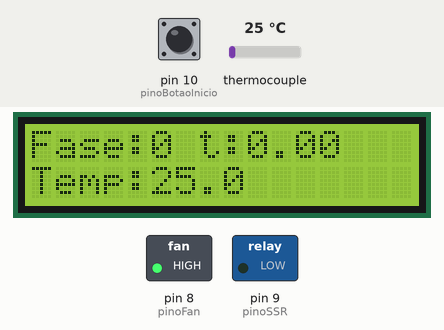
A sketch run on a simulated Arduino Uno, built with avr-gcc and run on an emulated ATmega328P. On the bench: 16×2 character LCD, switched loads named in the sketch (green lamp = pin HIGH). The inputs (shaded band) are chosen by the test bench; at power-on: pin 10 (pinoBotaoInicio) HIGH, thermocouple 25 °C. What the sketch prints to the serial monitor is not drawn.

Above: at 1.2 s.
1.3 s: pin 10 (pinoBotaoInicio) pulled LOW for 0.6 s
At 1.83 s:
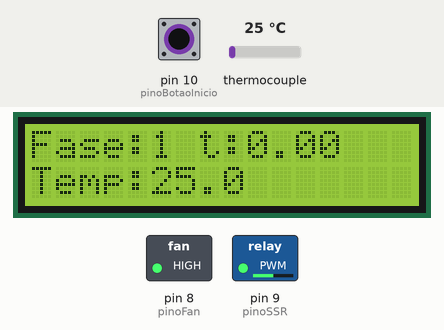
4.5 s: thermocouple set to 6 °C
At 4.83 s:
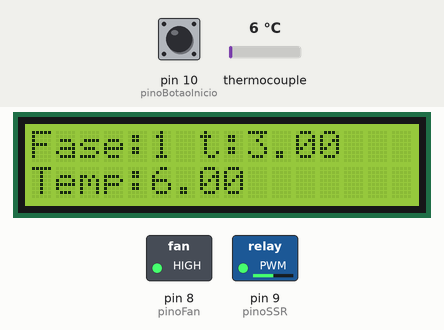
6.0 s: thermocouple set to 150 °C
At 6.84 s:
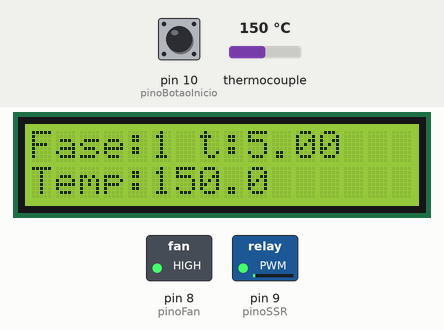
9.0 s: thermocouple set to 75 °C
At 9.34 s:
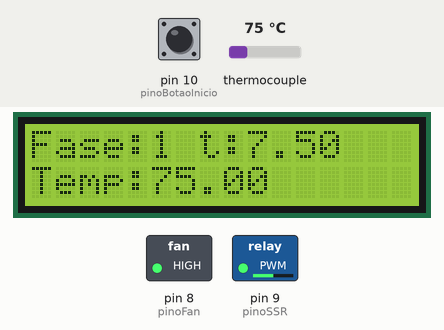
Timing chart, 0 to 11.5 s (numbered marks = the images above; inputs shaded):
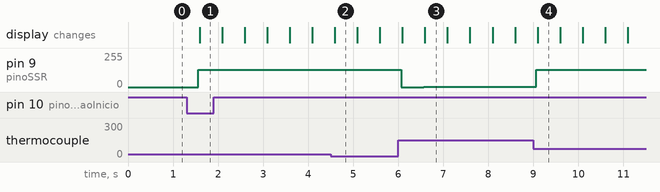

The sketch:

FunBots_ReflowPID_1.0.ino
```cpp
/*

  Programa para Controle PID de Estação de Solda Reflow

      Vídeos de referência:
        - Controle PID de Ventilador: https://youtu.be/K0G01H5wj1Y
        - Solda Reflow: https://youtu.be/JNrhAweeBnA
        - SSR: https://youtu.be/hI_d4a834PE

      Componentes:
        - Arduino Uno ou outro qualquer
        - Base aquecida para Reflow de 220V/400W
        - Módulo MAX6675 com termopar
        - SSR de 40A
        - Fan e Módulo Relê
        - Display LCD 16x2 I2C
        - Botão tipo táctil

      Versão 1.0 - Versão inicial - 3/Jul/2022

 *    * Criado por Cleber Borges - FunBots - @cleber.funbots  *     *

      Instagram: https://www.instagram.com/cleber.funbots/
      Facebook: https://www.facebook.com/cleber.funbots
      YouTube: https://www.youtube.com/channel/UCKs2l5weIqgJQxiLj0A6Atw
      Telegram: https://t.me/cleberfunbots

   *** Tempos e Temperaturas de cada Fase ***

   Fase 1 - Pre-Heater
   Temp = 150 DGC (130-180)
   Duração = 180 seg (90-180)

   Fase 2 - Reflow
   Temp = 230 DGC (183-245)
   Duração = 90 seg (60-90)

   Fase 3 - Pos-Reflow
   Temp = 245 DGC (225-245)
   Duração = 30 seg (10-30)

   Fonte: https://www.youtube.com/watch?v=Ffji0cagLpk

*/


// Inclusão de Bibliotecas
#include <Wire.h>
#include <LiquidCrystal_I2C.h>
#include <PID_v1.h>
#include "max6675.h"
#include "TimerOne.h"

// Pinos
const int pinoSO = 5;
const int pinoCS = 6;
const int pinoCLK = 7;
const int pinoSSR = 9;
const int pinoFan = 8;
const int pinoBotaoInicio = 10;

// Declara objeto para ler termopar
MAX6675 termopar(pinoCLK, pinoCS, pinoSO);

//Inicializa o display no endereco 0x27
LiquidCrystal_I2C lcd(0x27, 16, 2);

// Constantes do Controle PID
const int MIN_PWM = 0;
const int MAX_PWM = 512;
const float KP = 25;
const float KI = .05;
const float KD = .05;

// Variáveis para Controle de Temperatura
double pwmSSR = 0;
double tempPlate = 0;
double TempSetpoint[4] = {0, 150, 230, 245};
double TempSetpointAtual = 0;
int fase = 0;
float tempo = 0.0;
bool estadoBotao = false;

// PID
PID reflowPID(&tempPlate, &pwmSSR, &TempSetpointAtual, KP, KI, KD, DIRECT);

// Variáveis para temporização
unsigned long tempoInicio = 0;
unsigned long tempoFim = 0;
unsigned long tempoInicioFaseAtual = 0;
unsigned long tempoFaseAtual = 0;
const long tempoLoop = 500;
const long tempoFase[5] = {0, 180000, 90000, 30000, 1000};

void setup() {
  // Inicia Wire I2C
  Wire.begin();

  //Inicializa display
  lcd.init();
  lcd.setBacklight(HIGH);

  // Inicia Serial
  Serial.begin(9600);

  // Configura Pinos
  pinMode(pinoSSR, OUTPUT);
  pinMode(pinoFan, OUTPUT);
  pinMode(pinoBotaoInicio, INPUT_PULLUP);

  digitalWrite(pinoFan, HIGH);

  // Inicia Timer 1 com periodo de 3 segundos
  Timer1.initialize(3000000);

  // Inicia Temp Setpoint com fase 0;
  TempSetpointAtual = TempSetpoint[fase];

  // Configura controle PID
  reflowPID.SetOutputLimits(MIN_PWM, MAX_PWM);
  reflowPID.SetMode(AUTOMATIC);

}


void loop() {
  tempoInicio = millis();

  // Leitura do botao de inicio
  estadoBotao = !digitalRead(pinoBotaoInicio);

  // Leitura do termopar em Celsius
  tempPlate = termopar.readCelsius();

  if (estadoBotao || (fase > 0 && fase < 4)) {

    if (fase == 0) {
      fase++;
      tempoInicioFaseAtual = millis();
    }

    // Reconfigura PWM Máximo apenas para fase 2 e 3
    if (fase == 2 || fase == 3) {
      reflowPID.SetOutputLimits(MIN_PWM, 1023);
    } else {
      reflowPID.SetOutputLimits(MIN_PWM, MAX_PWM);
    }

    if (fase == 3 && tempo > 290) {
      digitalWrite(pinoFan, LOW);
    } else {
      digitalWrite(pinoFan, HIGH);
    }

    // Seta Setpoint com temperatura da fase corrente
    TempSetpointAtual = TempSetpoint[fase];
    // Calcula o PWM para o SSR conforme Controle PID
    reflowPID.Compute();
    // Aciona SSR com PWM calculado
    Timer1.pwm(pinoSSR, pwmSSR);

    tempoFaseAtual = millis();
    if ((tempoFaseAtual - tempoInicioFaseAtual) > tempoFase[fase]) {
      fase++;
      tempoInicioFaseAtual = millis();
    }

  } else if (fase == 4) {

    // COOL DOWN
    digitalWrite(pinoFan, LOW);
    pwmSSR = 0;
    Timer1.pwm(pinoSSR, pwmSSR);
    if (tempo > 400) fase++;

  } else {

    // Aguardando pressionar botão para Iniciar o processo de Reflow
    if (tempPlate > 80) {
      digitalWrite(pinoFan, LOW);
    } else {
      digitalWrite(pinoFan, HIGH);
    }

  }

  lcd.setCursor(0, 0);
  lcd.print("Fase:");
  lcd.print(fase);
  lcd.print(" t:");
  lcd.print(tempo);
  lcd.setCursor(0, 1);
  lcd.print("Temp:");
  lcd.print(tempPlate, 1);

  Serial.print("Fase: ");
  Serial.print(fase);
  Serial.print(" ; t: ");
  Serial.print(tempo);
  Serial.print(" ; Temp: ");
  Serial.print(tempPlate);
  Serial.print(" DGC");
  Serial.print(" ; PWM: ");
  Serial.println(pwmSSR);

  if (fase > 0 && fase < 5) tempo = tempo + 0.5;
  tempoFim = millis();
  if ((tempoFim - tempoInicio) < tempoLoop) {
    delay(tempoLoop - (tempoFim - tempoInicio));
  }
}
```

Measured:
- after the input at 1.3 s, pin 9 (pinoSSR): 0/255 → 128/255 after 0.26 s; the display: changes after 0.29 s (image 1)
- after the input at 6.0 s, pin 9 (pinoSSR): 128/255 → 0/255 after 0.07 s, → 1/255 0.50 s later
- after the input at 9.0 s, pin 9 (pinoSSR): 1/255 → 128/255 after 0.07 s
- what the display in image 2 shows lasts 0.5 s, from 4.6 s to 5.1 s
